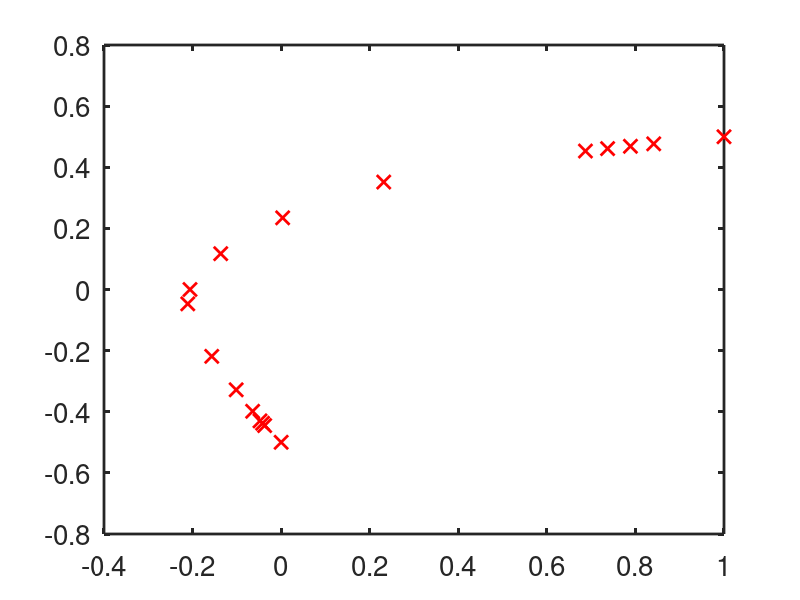
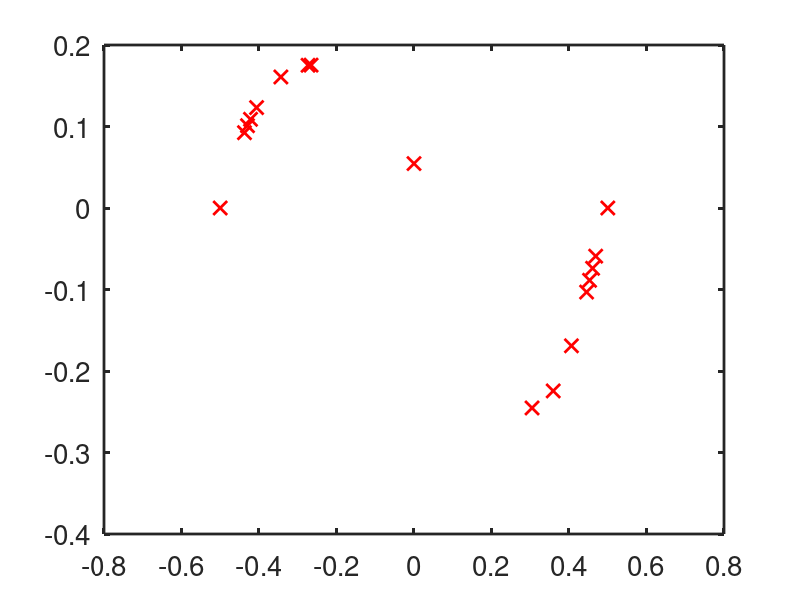

Write the MATLAB code that produced these figures, in order. (Note: this script raises an error after producing the figures.)
% *************************************************************************** %
% This script compares simulated data at Re=100 with the reference data from 
% the publication "High-Re Solutions for Incompressible Flow Using the 
% Navier-Stokes Equations and a Multigrid Method" from Ghia, Ghia and Shin 
% (JCP 1982).
% It plots the evolution of the velocity along vertical and horizontal lines
% *************************************************************************** %
clear all; close all;

set(0,'defaultAxesFontSize',20);
set(0,'defaultAxesLineWidth',2);
set(0,'defaultLineLineWidth',2);

% Load reference data
buff=load('Re100_Ux.dat');
yplot_ref=buff(:,1)-0.5; % Center y axis as in our case
Uref_Re100=buff(:,2);
buff=load('Re100_Uy.dat');
xplot_ref=(buff(:,1)-0.5); % Center x axis as in out case
Vref_Re100=buff(:,2);



% Visualize u along vertical line through geometric center
FIG1=figure('color','w');
plot(Uref_Re100,yplot_ref,'xr','MarkerSize',10,...
    'DisplayName','Ghia et al. (1982) - Re=100');
hold on

% Visualize v along horizontal line through geometric center
FIG2=figure('color','w');
plot(xplot_ref,Vref_Re100,'xr','MarkerSize',10,...
    'DisplayName','Ghia et al. (1982) - Re=100');
hold on

% Add simulated data
load('solution_NS.mat'); % Simulated data
xmin=min(x); xmax=max(x);
ymin=min(y); ymax=max(y);

% Visualize u along vertical line through geometric center
yplot=linspace(ymin,ymax,100);
xplot=0.0*ones(size(yplot));
Uplot=griddata(x,y,u,xplot,yplot);
Uplot=Uplot';
figure(FIG1)
legend_name=sprintf('Simulation, Re=%g', Re);
plot(Uplot(:,1),yplot,'DisplayName',legend_name)

% Visualize v along horizontal line through geometric center
xplot=linspace(xmin,xmax,100);
yplot=0.0*ones(size(xplot));
Vplot=griddata(x,y,v,xplot,yplot);
Vplot=Vplot';
figure(FIG2)
legend_name=sprintf('Simulation, Re=%g', Re);
plot(xplot,Vplot(:,1),'DisplayName',legend_name)


% Add legends
figure(FIG1)
mylegend=legend('show');
set(mylegend,'Location','East');
ylabel('y/l'); xlabel('u/U_{ref}');
axis([-0.5 1.0 ymin ymax]);

figure(FIG2)
mylegend=legend('show');
xlabel('x/l'); ylabel('v/U_{ref}')
axis([xmin xmax -0.-0.5 0.5]);
